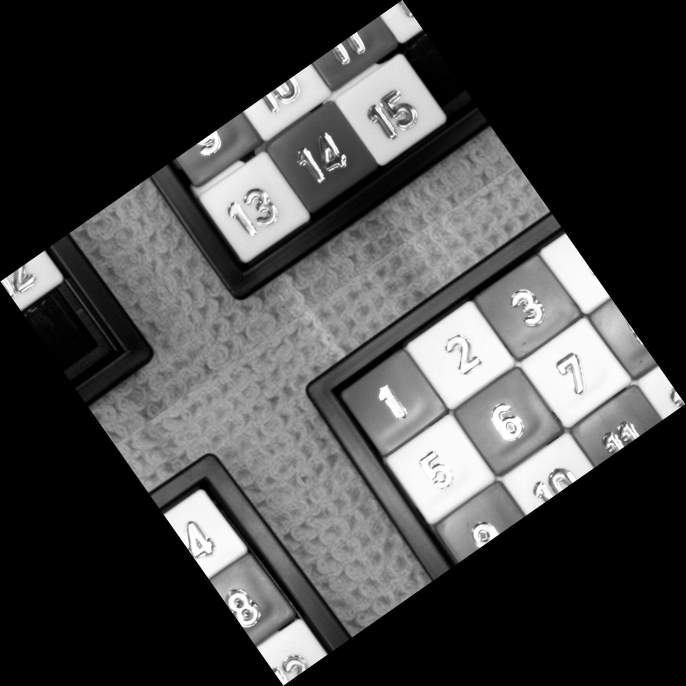
%> input picture ES02/15-puzzle_scrambled.jpg, 2057 x 2057 px (shown at 1/3 size); the run also reads 1 picture not shown here
$ octave ES02.m   (GNU Octave 9; MATLAB toolbox functions it lacks are replaced by stand-ins)
%> lines starting %> are read from the running program, lines starting %| are printed output that depends on the picture
### ES02/vignette.m
function vignette(image)
image = im2double(image);
[X,Y] = meshgrid(linspace(-1, 1, size(image, 2)), linspace(-1, 1, size(image, 1))) ;
gradient = -(X.^2 + Y.^2) ;
normalized =(gradient-min(gradient(:)))/(max(gradient(:))-min(gradient(:)));

figure
subplot(1,2,1),imshow(image);
subplot(1,2,2), imshow(image .* normalized);
end

### ES02/ES02.m
%se17m019  -Leonhardt Schwarz

% 15 puzzle
% a
A = imread('15-puzzle_scrambled.jpg');
%> A is the input picture: size 2057x2057 uint8; min 0, max 255, mean 69.3
A_rotated = imrotate(A, -35);
figure;
imshow(A_rotated);

A_cropped = A_rotated(698:2169, 698:2169);
figure
imshow(A_cropped);

part_1 = A_cropped(1:595, 1:400);
part_2 = A_cropped(1:595, 400:1471);
part_3 = A_cropped(595:1472, 1:400);
part_4 = A_cropped(595:1472, 400:1471);

A_complete = [part_4, part_3; part_2, part_1];
figure
imshow(A_complete);

imwrite(A_complete, 'ES02/15-puzzle_restored.jpg');

% b
A_cropped_background = A_complete(177:1333, 145:1334);
imwrite(A_cropped_background, 'ES02/15-puzzle_cropped.png');

%c
tile_1 = A_complete(260:483, 240:485);
tile_2 = A_complete(260:483, 485:730);
tile_3 = A_complete(260:483, 730:974);
tile_4 = A_complete(260:483, 974:1221);
tile_5 = A_complete(483:738, 230:483);
tile_6 = A_complete(483:738, 485:730);
tile_7 = A_complete(483:738, 730:974);
tile_8 = A_complete(483:738, 974:1221);
tile_9 = A_complete(738:994, 230:483);
tile_10 = A_complete(738:994, 485:730);
tile_11 = A_complete(738:994, 730:974);
tile_12 = A_complete(738:994, 974:1221);
tile_13 = A_complete(994:1264, 230:483);
tile_14 = A_complete(994:1264, 485:730);
tile_15 = A_complete(994:1264, 730:974);
tile_empty = A_complete(994:1264, 974:1221);

tile_1_64 = imresize(tile_1, [64, 64]);
tile_2_64 = imresize(tile_2, [64, 64]);
tile_3_64 = imresize(tile_3, [64, 64]);
tile_4_64 = imresize(tile_4, [64, 64]);
tile_5_64 = imresize(tile_5, [64, 64]);
tile_6_64 = imresize(tile_6, [64, 64]);
tile_7_64 = imresize(tile_7, [64, 64]);
tile_8_64 = imresize(tile_8, [64, 64]);
tile_9_64 = imresize(tile_9, [64, 64]);
tile_10_64 = imresize(tile_10, [64, 64]);
tile_11_64 = imresize(tile_11, [64, 64]);
tile_12_64 = imresize(tile_12, [64, 64]);
tile_13_64 = imresize(tile_13, [64, 64]);
tile_14_64 = imresize(tile_14, [64, 64]);
tile_15_64 = imresize(tile_15, [64, 64]);
tile_empty_64 = imresize(tile_empty, [64, 64]);

imwrite(tile_1_64, 'ES02/tile_1.png');
imwrite(tile_2_64, 'ES02/tile_2.png');
imwrite(tile_3_64, 'ES02/tile_3.png');
imwrite(tile_4_64, 'ES02/tile_4.png');
imwrite(tile_5_64, 'ES02/tile_5.png');
imwrite(tile_6_64, 'ES02/tile_6.png');
imwrite(tile_7_64, 'ES02/tile_7.png');
imwrite(tile_8_64, 'ES02/tile_8.png');
imwrite(tile_9_64, 'ES02/tile_9.png');
imwrite(tile_10_64, 'ES02/tile_10.png');
imwrite(tile_11_64, 'ES02/tile_11.png');
imwrite(tile_12_64, 'ES02/tile_12.png');
imwrite(tile_13_64, 'ES02/tile_13.png');
imwrite(tile_14_64, 'ES02/tile_14.png');
imwrite(tile_15_64, 'ES02/tile_15.png');

% d
tiles_reordered = [ tile_15_64, tile_14_64, tile_13_64, tile_12_64;
    tile_11_64, tile_10_64, tile_9_64, tile_8_64;
    tile_7_64, tile_6_64, tile_5_64, tile_4_64;
    tile_3_64, tile_2_64, tile_1_64, tile_empty_64;
];
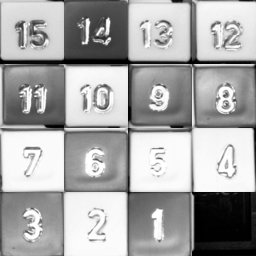
%> tiles_reordered: size 256x256 uint8; min 0, max 255, mean 167.2

imwrite(tiles_reordered, 'ES02/15-puzzle_reversed.png');

% e
figure
plot(diag(A));

% f
figure
ax_1 = subplot(2, 2, 1);
ax_2 = subplot(2, 2, 2);
ax_3 = subplot(2, 2, 3);
ax_4 = subplot(2, 2, 4);

hold (ax_1, 'on');
hold (ax_2, 'on');
hold (ax_3, 'on');
hold (ax_4, 'on');

title(ax_1, 'Min');
title(ax_2, 'Max');
title(ax_3, 'Mean');
title(ax_4, 'Median');

xlabel(ax_1, 'Columns');
xlabel(ax_2, 'Columns');
xlabel(ax_3, 'Columns');
xlabel(ax_4, 'Columns');

ylabel(ax_1, 'Intensity');
ylabel(ax_2, 'Intensity');
ylabel(ax_3, 'Intensity');
ylabel(ax_4, 'Intensity');

axis([ax_1  ax_2  ax_3  ax_4], [1 250 1 300]);

tiles = {tile_1, tile_2, tile_3, tile_4, tile_5, tile_6, tile_7, tile_8, tile_9, tile_10, tile_11, tile_12, tile_13, tile_14, tile_15};
%> tiles = 15 items
for i = 1:15
    tile_min = min(tiles{i});
    tile_max = max(tiles{i});
    tile_mean = mean(tiles{i});
    tile_median = median(tiles{i});

    plot(ax_1, tile_min);
    plot(ax_2, tile_max);
    plot(ax_3, tile_mean);
    plot(ax_4, tile_median);
end

% Color Images
W = imread('weps.jpg');
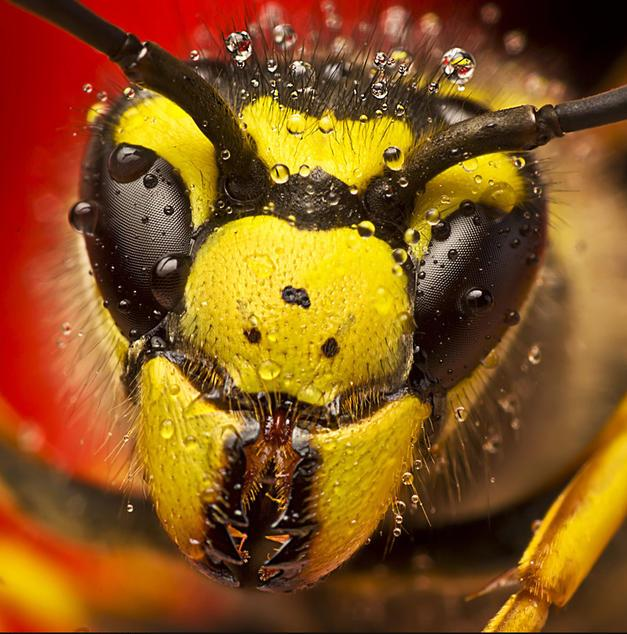
%> input picture ES02/weps.jpg, 627 x 634 px
%> W is the input picture: size 634x627x3 uint8; mean R, G, B 135.5, 85.6, 29.1

%seperate RGB
mono_red = W(:,:,1); % Red channel
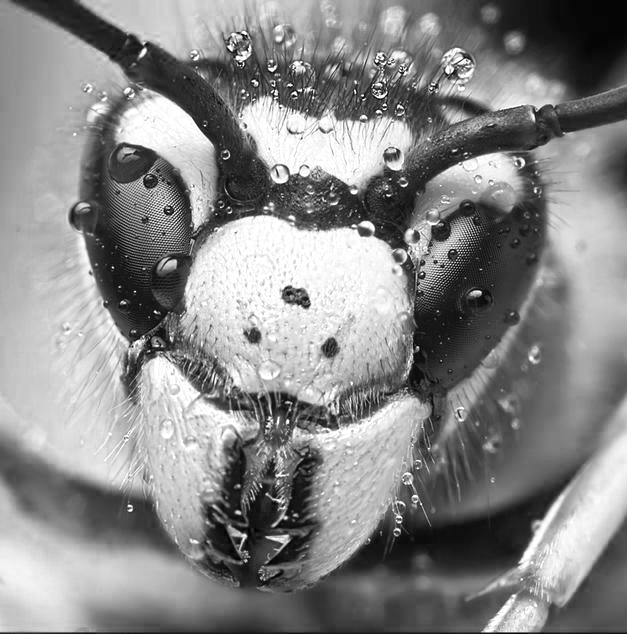
%> mono_red: size 634x627 uint8; min 0, max 255, mean 135.5
mono_green = W(:,:,2); % Green channel
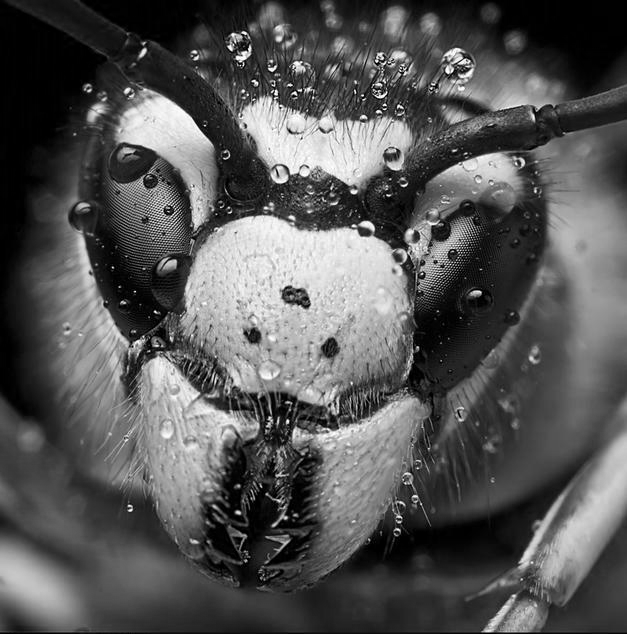
%> mono_green: size 634x627 uint8; min 0, max 255, mean 85.6
mono_blue = W(:,:,3); % Blue channel
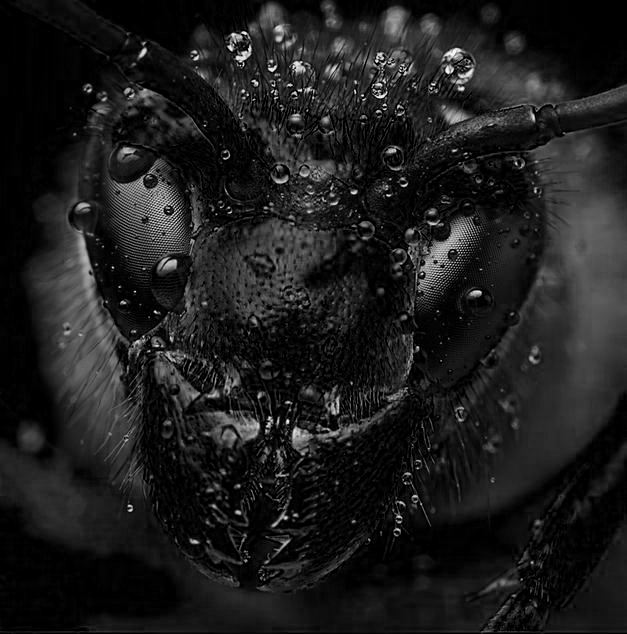
%> mono_blue: size 634x627 uint8; min 0, max 255, mean 29.1

zero_mat = zeros(size(W, 1), size(W, 2));

red = cat(3, mono_red, zero_mat, zero_mat);
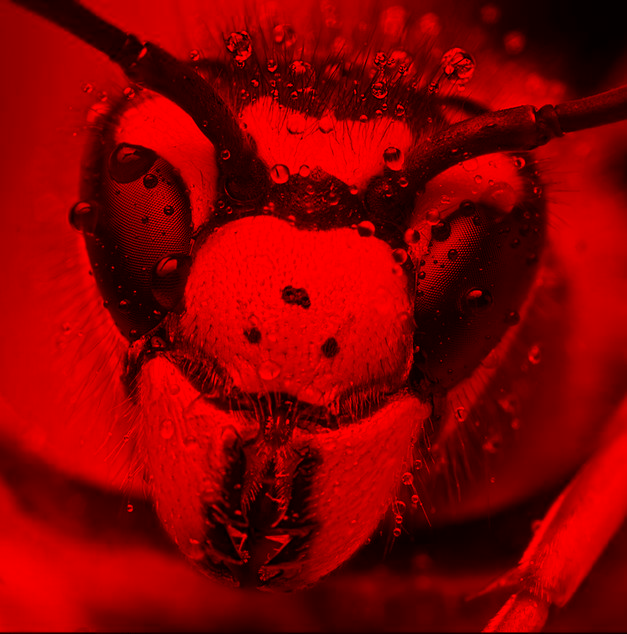
%> red: size 634x627x3 uint8; mean R, G, B 135.5, 0, 0
green = cat(3, zero_mat, mono_green, zero_mat);
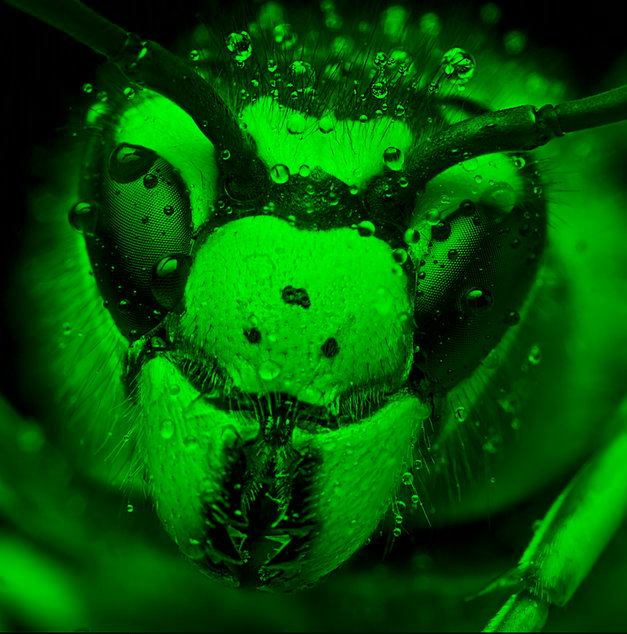
%> green: size 634x627x3 uint8; mean R, G, B 0, 85.6, 0
blue = cat(3, zero_mat, zero_mat, mono_blue);

gray = rgb2gray(W);
[indexed, map] = rgb2ind(W, 256);
%> map = 256 rows, first 12: [0.973 0.922 0.843; 0.992 0.914 0.459; 0.996 0.929 0.329; 0.996 0.929 0.239; 0.98 0.875 0.271; 0.973 0.863 0.643; 0.961 0.839 0.373; 0.976 0.863 0.2; 0.937 0.812 0.184; 0.992 0.914 0.157; 0.988 0.91 0.0275; 0.988 0.906 0.0902]

% changing the colormap by flipping it
map = fliplr(map);
%> map = 256 rows, first 12: [0.843 0.922 0.973; 0.459 0.914 0.992; 0.329 0.929 0.996; 0.239 0.929 0.996; 0.271 0.875 0.98; 0.643 0.863 0.973; 0.373 0.839 0.961; 0.2 0.863 0.976; 0.184 0.812 0.937; 0.157 0.914 0.992; 0.0275 0.91 0.988; 0.0902 0.906 0.988]

figure
subplot(3,2,1), imshow(W);
subplot(3,2,2), imshow(red);
subplot(3,2,3), imshow(green);
subplot(3,2,4), imshow(blue);
subplot(3,2,5), imshow(gray);
subplot(3,2,6), imshow(indexed, map);

% HSV
figure
HSV = rgb2hsv(W);
saturation = HSV;
saturation(:,:,2) = HSV(:,:,2) .* 1.5;

brightness = HSV;
brightness(:,:,3) = HSV(:,:,3) .* 1.5;

color = HSV;
saturation_channel = 360 * HSV(:,:,1);
color(:,:,1) = (mod(saturation_channel + 270, 360)) / 360; % rotate hue by 270 degrees

subplot(1,4,1), imshow(W);
subplot(1,4,2), imshow(hsv2rgb(saturation));
subplot(1,4,3), imshow(hsv2rgb(brightness));
subplot(1,4,4), imshow(hsv2rgb(color));


%Vignette

H = imread('heresy.png');
vignette(H);

%Color isolation
figure
W = imread('weps.jpg');
W_hsv = rgb2hsv(W);
hue_channel = W_hsv(:,:, 1);
saturation_channel = W_hsv(:,:, 2);

% [6 lines of commented-out code are left out]

%> (the run ends here)
